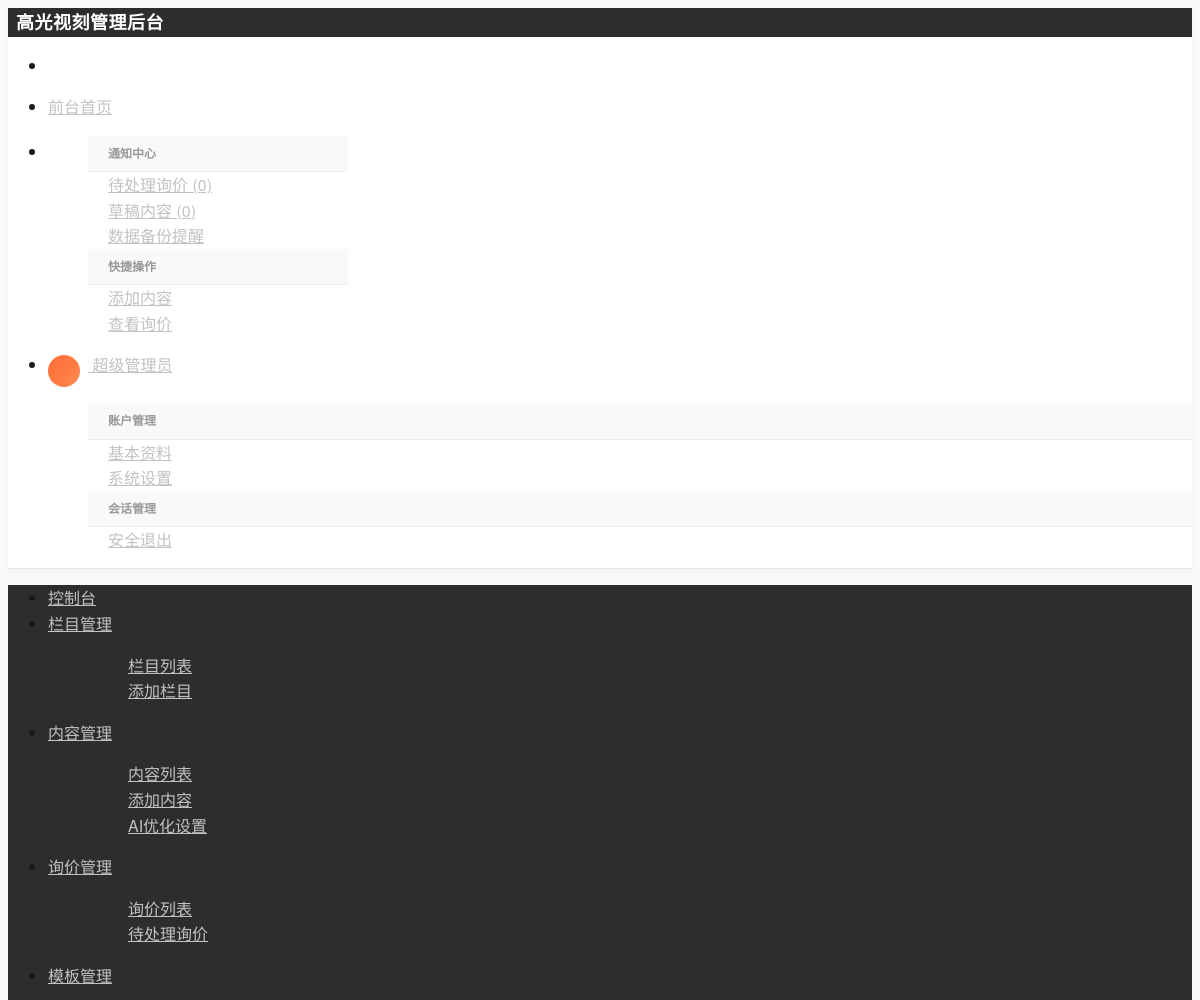
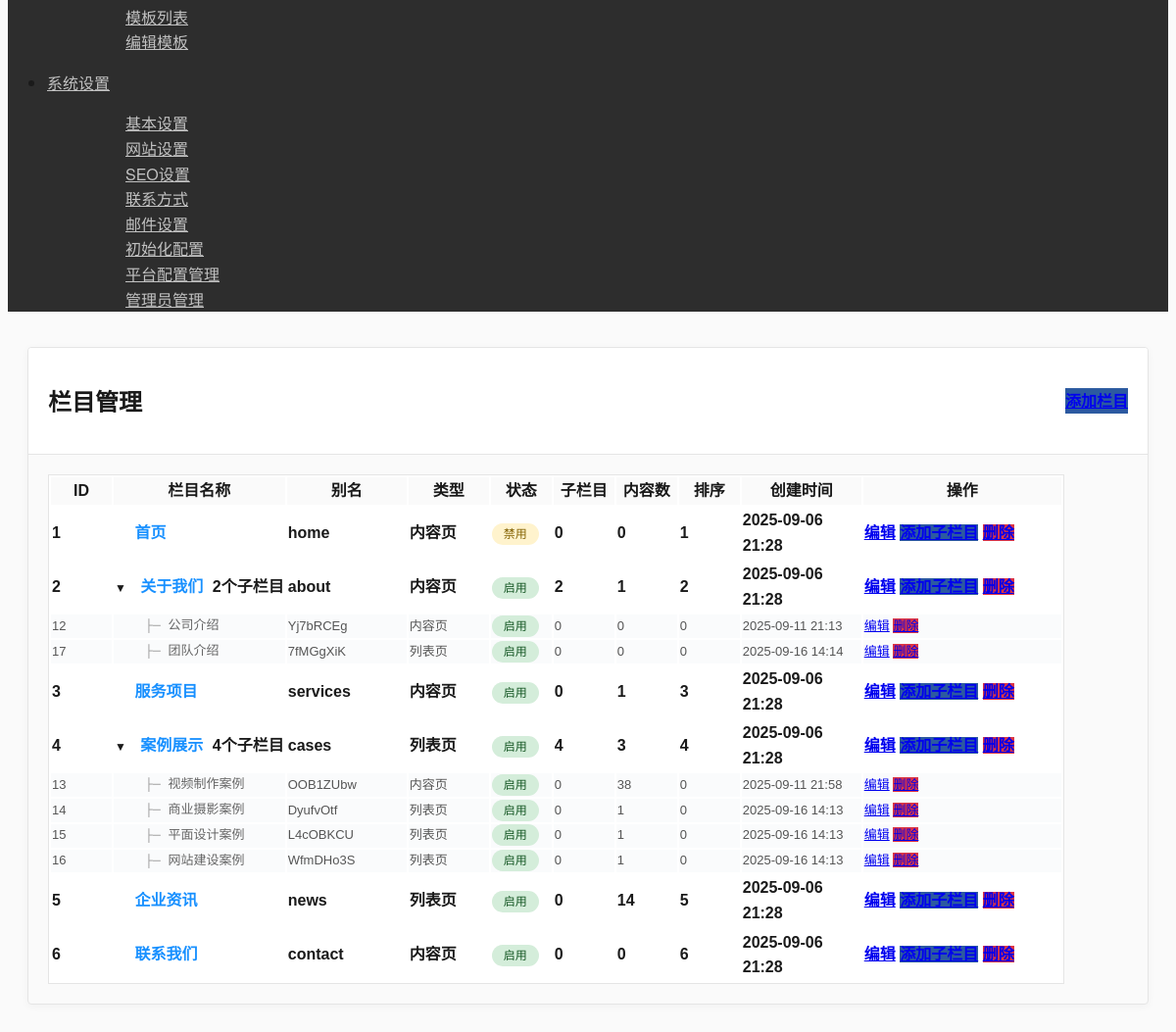
The page /admin/modules/category/index.php (signed in) on the database its author committed (2 pictures, top to bottom).
### tables this page shows
CREATE TABLE `categories` (
  `id` int(11) NOT NULL AUTO_INCREMENT,
  `name` varchar(100) NOT NULL COMMENT '栏目名称',
  `slug` varchar(100) NOT NULL COMMENT 'URL别名',
  `description` text COMMENT '栏目描述',
  `channel_content` longtext COMMENT '频道页面内容',
  `template_type` enum('channel','list','content') NOT NULL DEFAULT 'list' COMMENT '模板类型',
  `template_file` varchar(100) DEFAULT NULL COMMENT '模板文件名',
  `parent_id` int(11) NOT NULL DEFAULT '0' COMMENT '父栏目ID',
  `sort_order` int(11) NOT NULL DEFAULT '0' COMMENT '排序',
  `is_active` tinyint(1) NOT NULL DEFAULT '1' COMMENT '是否启用',
  `meta_title` varchar(200) DEFAULT NULL COMMENT 'SEO标题',
  `meta_keywords` varchar(500) DEFAULT NULL COMMENT 'SEO关键词',
  `meta_description` varchar(500) DEFAULT NULL COMMENT 'SEO描述',
  `created_at` timestamp NOT NULL DEFAULT CURRENT_TIMESTAMP COMMENT '创建时间',
  `updated_at` timestamp NOT NULL DEFAULT CURRENT_TIMESTAMP ON UPDATE CURRENT_TIMESTAMP COMMENT '更新时间',
  `content_template_id` int(11) DEFAULT NULL COMMENT '内容模板ID',
  PRIMARY KEY (`id`),
  UNIQUE KEY `slug` (`slug`),
  KEY `parent_id` (`parent_id`),
  KEY `sort_order` (`sort_order`),
  KEY `is_active` (`is_active`),
  KEY `idx_template_file` (`template_file`),
  KEY `idx_content_template_id` (`content_template_id`)
);

### admin/modules/category/index.php (the view, shortened to what this page needs)
<?php
require_once '../../../includes/functions.php';
try {
    $stmt = $db->query("
        SELECT c.*,
               COUNT(sub.id) as sub_count,
               (SELECT COUNT(*) FROM contents WHERE category_id = c.id) as content_count
        FROM categories c
        LEFT JOIN categories sub ON sub.parent_id = c.id
        GROUP BY c.id
        ORDER BY c.parent_id ASC, c.sort_order ASC, c.id ASC
    ");
    $all_categories = $stmt->fetchAll();
    function buildCategoryTree($categories, $parent_id = 0, $level = 0) {
        $result = [];
        foreach ($categories as $category) {
            if ($category['parent_id'] == $parent_id) {
                $category['level'] = $level;
                $result[] = $category;
                $children = buildCategoryTree($categories, $category['id'], $level + 1);
                $result = array_merge($result, $children);
            }
        }
        return $result;
    }
    $categories = buildCategoryTree($all_categories);
} catch(PDOException $e) {
    $categories = [];
}
?>
<!DOCTYPE html>
<html lang="zh-CN">
<head>
    <link rel="stylesheet" href="https://unpkg.com/layui@2.8.0/dist/css/layui.css">
    <link rel="stylesheet" href="../../assets/css/admin-optimized.css">
</head>
<body>
    <div class="layui-layout layui-layout-admin">
        <?php
        $header_path = '../../includes/header.php';
        $sidebar_path = '../../includes/sidebar.php';
        if (file_exists($header_path)) {
            include $header_path;
        }
        if (file_exists($sidebar_path)) {
            include $sidebar_path;
        }
        ?>
        <div class="layui-body">
            <div class="layui-card">
                <div class="layui-card-header">
                    <div style="display: flex; justify-content: space-between; align-items: center;">
                        <h2>栏目管理</h2>
                        <a href="add.php" class="layui-btn layui-btn-normal">
                            <i class="layui-icon layui-icon-add-1"></i> 添加栏目
                        </a>
                    </div>
                </div>
                <div class="layui-card-body">
                    <?php if (empty($categories)): ?>
                        <div class="empty-state">
                            <i class="layui-icon layui-icon-template-1"></i>
                            <h3>暂无栏目</h3>
                            <p>点击上方"添加栏目"按钮创建第一个栏目</p>
                        </div>
                    <?php else: ?>
                        <table class="layui-table category-tree">
                            <thead>
                                <tr>
                                    <th width="60">ID</th>
                                    <th>栏目名称</th>
                                    <th width="120">别名</th>
                                    <th width="80">类型</th>
                                    <th width="60">状态</th>
                                    <th width="60">子栏目</th>
                                    <th width="60">内容数</th>
                                    <th width="60">排序</th>
                                    <th width="120">创建时间</th>
                                    <th width="200">操作</th>
                                </tr>
                            </thead>
                            <tbody>
                                <?php
                                $grouped_categories = [];
                                foreach ($categories as $category) {
                                    if ($category['parent_id'] == 0) {
                                        $grouped_categories[$category['id']] = $category;
                                        $grouped_categories[$category['id']]['children'] = [];
                                    }
                                }
                                foreach ($categories as $category) {
                                    if ($category['parent_id'] != 0) {
                                        if (isset($grouped_categories[$category['parent_id']])) {
                                            $grouped_categories[$category['parent_id']]['children'][] = $category;
                                        }
                                    }
                                }
                                foreach ($grouped_categories as $parent_category):
                                    $has_children = !empty($parent_category['children']);
                                ?>
                                <tr data-level="0" data-id="<?php echo $parent_category['id']; ?>">
                                    <td><?php echo $parent_category['id']; ?></td>
                                    <td>
                                        <?php if ($has_children): ?>
                                            <span class="collapse-toggle" data-target="children-<?php echo $parent_category['id']; ?>"></span>
                                        <?php else: ?>
                                            <span style="display: inline-block; width: 16px;"></span>
                                        <?php endif; ?>
                                        <span class="parent-category"><?php echo htmlspecialchars($parent_category['name']); ?></span>
                                        <?php if ($parent_category['sub_count'] > 0): ?>
                                            <span class="layui-badge layui-badge-rim" style="margin-left: 5px;"><?php echo $parent_category['sub_count']; ?>个子栏目</span>
                                        <?php endif; ?>
                                    </td>
                                    <td><?php echo htmlspecialchars($parent_category['slug']); ?></td>
                                    <td>
                                        <span class="layui-badge layui-bg-blue">
                                            <?php
                                            switch($parent_category['template_type']) {
                                                case 'list': echo '列表页'; break;
                                                case 'content': echo '内容页'; break;
                                            }
                                            ?>
                                        </span>
                                    </td>
                                    <td>
                                        <?php if ($parent_category['is_active']): ?>
                                            <span class="status-badge status-completed">启用</span>
                                        <?php else: ?>
                                            <span class="status-badge status-pending">禁用</span>
                                        <?php endif; ?>
                                    </td>
                                    <td><?php echo $parent_category['sub_count']; ?></td>
                                    <td><?php echo $parent_category['content_count']; ?></td>
                                    <td><?php echo $parent_category['sort_order']; ?></td>
                                    <td><?php echo date('Y-m-d H:i', strtotime($parent_category['created_at'])); ?></td>
                                    <td>
                                        <a href="edit.php?id=<?php echo $parent_category['id']; ?>"
                                           class="layui-btn layui-btn-xs">编辑</a>
                                        <a href="add.php?parent_id=<?php echo $parent_category['id']; ?>"
                                           class="layui-btn layui-btn-xs layui-btn-normal">添加子栏目</a>
                                        <a href="javascript:;"
                                           onclick="deleteCategory(<?php echo $parent_category['id']; ?>)"
                                           class="layui-btn layui-btn-xs layui-btn-danger">删除</a>
                                    </td>
                                </tr>
                                <?php foreach ($parent_category['children'] as $child_category): ?>
                                <tr class="child-row" data-level="1" data-parent="children-<?php echo $parent_category['id']; ?>">
                                    <td><?php echo $child_category['id']; ?></td>
                                    <td>
                                        <span class="tree-indent">&nbsp;&nbsp;&nbsp;&nbsp;├─ </span>
                                        <span class="sub-category"><?php echo htmlspecialchars($child_category['name']); ?></span>
                                    </td>
                                    <td><?php echo htmlspecialchars($child_category['slug']); ?></td>
                                    <td>
                                        <span class="layui-badge layui-bg-blue">
                                            <?php
                                            switch($child_category['template_type']) {
                                                case 'list': echo '列表页'; break;
                                                case 'content': echo '内容页'; break;
                                            }
                                            ?>
                                        </span>
                                    </td>
                                    <td>
                                        <?php if ($child_category['is_active']): ?>
                                            <span class="status-badge status-completed">启用</span>
                                        <?php else: ?>
                                            <span class="status-badge status-pending">禁用</span>
                                        <?php endif; ?>
                                    </td>
                                    <td><?php echo $child_category['sub_count']; ?></td>
                                    <td><?php echo $child_category['content_count']; ?></td>
                                    <td><?php echo $child_category['sort_order']; ?></td>
                                    <td><?php echo date('Y-m-d H:i', strtotime($child_category['created_at'])); ?></td>
                                    <td>
                                        <a href="edit.php?id=<?php echo $child_category['id']; ?>"
                                           class="layui-btn layui-btn-xs">编辑</a>
                                        <a href="javascript:;"
                                           onclick="deleteCategory(<?php echo $child_category['id']; ?>)"
                                           class="layui-btn layui-btn-xs layui-btn-danger">删除</a>
                                    </td>
                                </tr>
                                <?php endforeach; ?>
                                <?php endforeach; ?>
                            </tbody>
                        </table>
                    <?php endif; ?>
                </div>
            </div>
        </div>
    </div>
</body>
</html>

### admin/assets/css/admin-optimized.css (style rules this page uses)
:root { --primary-black: #1a1a1a; --primary-dark: #2d2d2d; --primary-gray: #666666; --primary-light-gray: #f8f8f8; --primary-white: #ffffff; --brand-orange: #ff6b35; --brand-blue: #2c5aa0; --brand-green: #27ae60; --text-primary: #1a1a1a; --text-secondary: #666666; --text-muted: #999999; --border-light: #e5e5e5; --bg-section: #fafafa; --shadow-subtle: 0 2px 8px rgba(0, 0, 0, 0.04); --shadow-medium: 0 4px 16px rgba(0, 0, 0, 0.08); --shadow-strong: 0 8px 32px rgba(0, 0, 0, 0.12); --ease-smooth: cubic-bezier(0.4, 0, 0.2, 1); }
body { font-family: 'PingFang SC', 'Microsoft YaHei', 'Helvetica Neue', Arial, sans-serif; background-color: var(--bg-section); color: var(--text-primary); line-height: 1.6; -webkit-font-smoothing: antialiased; -moz-osx-font-smoothing: grayscale; }
.layui-layout-admin .layui-body { background: var(--bg-section); padding: 20px; }
.layui-table th { background-color: #f8f9fa; font-weight: 600; }
.status-badge { padding: 4px 12px; border-radius: 12px; font-size: 12px; font-weight: 500; }
.status-pending { background-color: #fff3cd; color: #856404; }
.status-completed { background-color: #d4edda; color: #155724; }
.layui-card { border: 1px solid var(--border-light); box-shadow: var(--shadow-subtle); border-radius: 4px; overflow: hidden; }
.layui-card-header { background: var(--primary-white); border-bottom: 1px solid var(--border-light); padding: 15px 20px; font-weight: 600; color: var(--text-primary); }
.layui-card-body { padding: 20px; }
.layui-btn-normal { background: var(--brand-blue); }
.layui-btn-danger { background: #dc3545; }
.layui-table { background: var(--primary-white); border: 1px solid var(--border-light); }
.layui-table th { background: var(--bg-section); color: var(--text-primary); font-weight: 600; }

### admin/modules/category/index.php (style rules this page uses)
.category-tree { font-family: 'Microsoft YaHei', sans-serif; }
.category-tree tr[data-level="0"] { border-top: 2px solid #e2e8f0; }
.category-tree tr[data-level="0"] td { font-weight: 600; }
.category-tree tr[data-level="1"] { background: #fafbfc !important; }
.category-tree tr[data-level="1"] td { font-size: 13px; color: #555; }
.category-tree .tree-indent { color: #999; font-family: monospace; }
.parent-category { color: #1890ff; font-weight: 600; }
.sub-category { color: #666; }
.collapse-toggle { cursor: pointer; user-select: none; margin-right: 5px; }
.collapse-toggle::before { content: "▼"; font-size: 12px; margin-right: 5px; transition: transform 0.2s; }
.child-row { display: table-row; }

### rows shown on the page
categories: id "1", name "首页", slug "home", template_type "内容页", is_active "禁用", sub_count "0", content_count "0", sort_order "1", created_at "2025-09-06 21:28"
categories: id "2", name "关于我们", sub_count "2", slug "about", template_type "内容页", is_active "启用", content_count "1", sort_order "2", created_at "2025-09-06 21:28"
categories: id "12", name "公司介绍", slug "Yj7bRCEg", template_type "内容页", is_active "启用", sub_count "0", content_count "0", sort_order "0", created_at "2025-09-11 21:13"
categories: id "17", name "团队介绍", slug "7fMGgXiK", template_type "列表页", is_active "启用", sub_count "0", content_count "0", sort_order "0", created_at "2025-09-16 14:14"
categories: id "3", name "服务项目", slug "services", template_type "内容页", is_active "启用", sub_count "0", content_count "1", sort_order "3", created_at "2025-09-06 21:28"
categories: id "4", name "案例展示", sub_count "4", slug "cases", template_type "列表页", is_active "启用", content_count "3", sort_order "4", created_at "2025-09-06 21:28"
categories: id "13", name "视频制作案例", slug "OOB1ZUbw", template_type "内容页", is_active "启用", sub_count "0", content_count "38", sort_order "0", created_at "2025-09-11 21:58"
categories: id "14", name "商业摄影案例", slug "DyufvOtf", template_type "列表页", is_active "启用", sub_count "0", content_count "1", sort_order "0", created_at "2025-09-16 14:13"
categories: id "15", name "平面设计案例", slug "L4cOBKCU", template_type "列表页", is_active "启用", sub_count "0", content_count "1", sort_order "0", created_at "2025-09-16 14:13"
categories: id "16", name "网站建设案例", slug "WfmDHo3S", template_type "列表页", is_active "启用", sub_count "0", content_count "1", sort_order "0", created_at "2025-09-16 14:13"
categories: id "5", name "企业资讯", slug "news", template_type "列表页", is_active "启用", sub_count "0", content_count "14", sort_order "5", created_at "2025-09-06 21:28"
categories: id "6", name "联系我们", slug "contact", template_type "内容页", is_active "启用", sub_count "0", content_count "0", sort_order "6", created_at "2025-09-06 21:28"

### other values the page prints
$_SESSION['admin_name'] "超级管理员"
